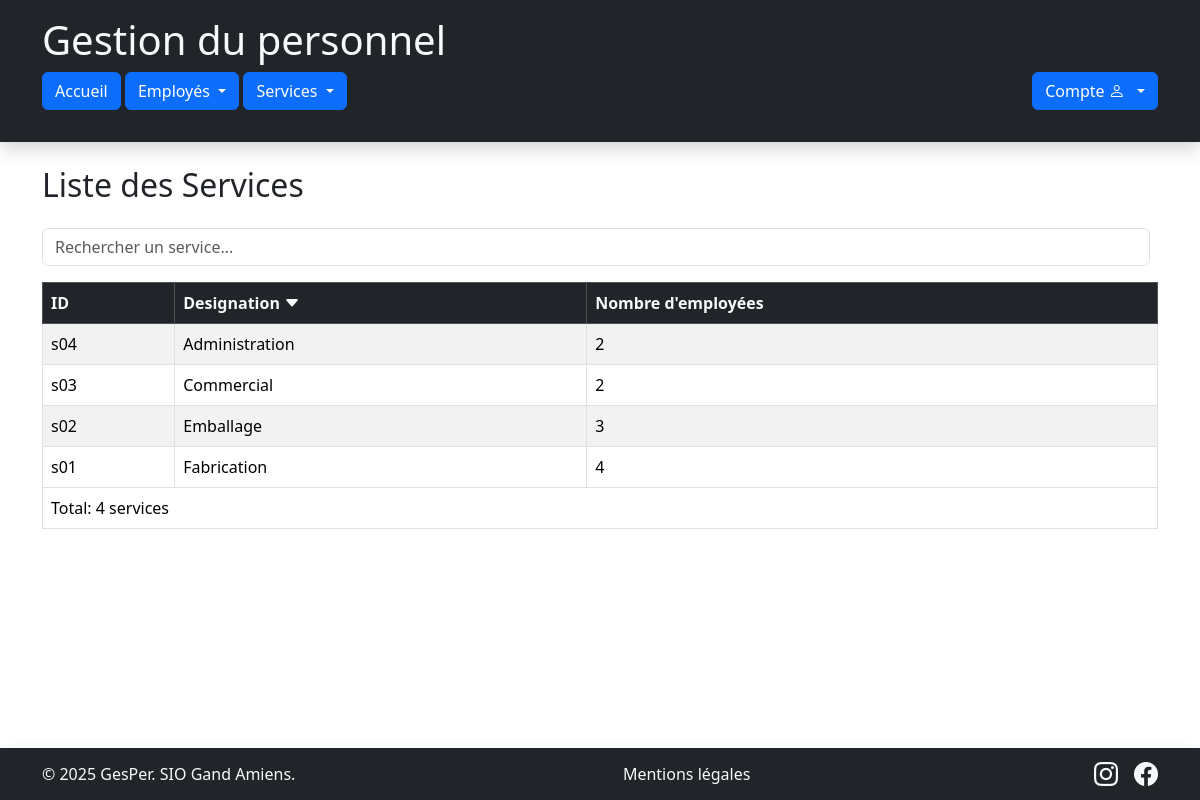
Screenshot of /index.php?page=listeServices&orderBy=sce_designation&direction=ASC&pageNum=1 with the database file from the repository.
### tables this page shows
CREATE TABLE `service` (
  `sce_code` char(3) NOT NULL,
  `sce_designation` varchar(50) DEFAULT NULL
);

### controleurs/services/C_consulter.php (called while the page is built, shortened)
<?php
require_once "modeles/M_service.php";
class C_consulterServices extends C_base
{
    private $modeleService;
    public function __construct()
    {
        $this->modeleService = new M_service();
    }
    public function action_listeServices()
    {
        $pageNum     = isset($_GET['pageNum']) ? max(1, (int)$_GET['pageNum']) : 1;
        $rowsPerPage = 8;
        $offset      = ($pageNum - 1) * $rowsPerPage;
        $orderBy      = $_GET['orderBy'] ?? "sce_code";
        $direction    = strtoupper($_GET['direction'] ?? "ASC");
        $lesServices   = $this->modeleService->GetListe($offset, $rowsPerPage, $orderBy, $direction);
        require_once "vues/partiels/v_entete.php";
        require_once "vues/services/v_liste.php";
        require_once "vues/partiels/v_piedPage.php";
    }
}

### index.php (called while the page is built, shortened)
<?php
    $routes = require __DIR__ . "/config/routes.php";
    $page = preg_replace('/[^a-zA-Z0-9_]/', '', $_GET['page'] ?? 'accueil');
    $route = $routes[$page];
    $controller = new $route['class'];
    if (is_array($route['method'])) {
        $method = strtolower($_SERVER['REQUEST_METHOD']);
        $method = $route['method'][$method] ?? reset($route['method']);
    } else {
        $method = $route['method'];
    }
    $params = [];
    call_user_func_array([$controller, $method], $params);
?>

### modeles/M_service.php (called while the page is built, shortened)
<?php
require_once "metiers/Service.php";
class M_service extends M_generique
{
    public function GetListe($offset = 0, $rowsPerPage = 10, $orderBy = 'sce_code', $direction = 'ASC')
    {
        $cnx = $this->getCnx('data');
        $allowedColumns = ['sce_code', 'sce_designation', 'nb_employes'];
        $direction = strtoupper($direction) === 'DESC' ? 'DESC' : 'ASC';
        $sql = "SELECT s.sce_code, s.sce_designation, COUNT(e.emp_matricule) AS nb_employes
                FROM service s
                LEFT JOIN employe e ON s.sce_code = e.emp_service
                GROUP BY s.sce_code, s.sce_designation
                ORDER BY $orderBy $direction
                LIMIT :offset, :rows";
        $stmt = $cnx->prepare($sql);
        $stmt->bindValue(':offset', (int)$offset, \PDO::PARAM_INT);
        $stmt->bindValue(':rows', (int)$rowsPerPage, \PDO::PARAM_INT);
        $stmt->execute();
        $resultat = [];
        while ($ligne = $stmt->fetch()) {
            $resultat[] = new Service($ligne["sce_code"], $ligne["sce_designation"], $ligne["nb_employes"]);
        }
        return $resultat;
    }
}

### metiers/Service.php (called while the page is built)
<?php
    class Service
    {
        private $sce_code;
        private $sce_designation;
        private $sce_nombreEmployes;
        public function __construct($code, $designation, $nombreEmployes = 0)
            {
                $this->sce_code=$code;
                $this->sce_designation=$designation;
                $this->sce_nombreEmployes=$nombreEmployes;
            }
        public function GetCode()
            {
                return $this->sce_code;
            }
        public function GetDesignation()
            {
                return $this->sce_designation;
            }
        public function GetNbEmployes()
            {
                return $this->sce_nombreEmployes;
            }
    }
?>

### vues/partiels/v_entete.php (the view, shortened to what this page needs)
<!DOCTYPE html PUBLIC "-//W3C//DTD XHTML 1.0 Strict//EN"
  "http://www.w3.org/TR/xhtml1/DTD/xhtml1-strict.dtd">
<html xmlns="http://www.w3.org/1999/xhtml" xml:lang="fr" lang="fr">
<head>
    <link
    href="https://cdn.jsdelivr.net/npm/bootstrap@5.3.7/dist/css/bootstrap.min.css"rel="stylesheet"
>
    <link rel="stylesheet" href="https://cdn.jsdelivr.net/npm/bootstrap-icons@1.11.3/font/bootstrap-icons.css">
    <link rel="stylesheet"
      href="public/css/custom.css?v=<?= filemtime('public/css/custom.css') ?>"
      type="text/css"/>
</head>
<header class="bg-dark text-light py-3 shadow">
  <div class="container">
    <h1>Gestion du personnel</h1>
    <div class="d-flex justify-content-between align-items-center mb-3">
    <div>
      <a class="btn btn-primary" href="index.php?page=accueil" role="button">Accueil</a>
    <div class="btn-group">
        <a class="btn btn-primary dropdown-toggle" role="button"
           data-bs-toggle="dropdown" aria-expanded="false">
           Employés
        </a>
    </div>
    <div class="btn-group">
        <a class="btn btn-primary dropdown-toggle" role="button"
          data-bs-toggle="dropdown" aria-expanded="false">            Services
        </a>
    </div>
    </div>
      <div class="btn-group">
        <button type="button" class="btn btn-primary dropdown-toggle" data-bs-toggle="dropdown" aria-expanded="false">
          <?php if(!$this->data['isLoggedOn']) { ?>
              Compte <i class="bi bi-person me-1"></i>
          <?php } else { ?>
              <?= htmlspecialchars($this->data['user']->GetPrenom() ?? 'Utilisateur') ?>
          <?php } ?>
        </button>
      </div>
  </div>
</header>
<body>

### vues/services/v_liste.php (shortened to what this page needs)
<div class="container my-4">
    <h2 class="mb-4">Liste des Services</h2>
    <div class="d-flex mb-3">
        <input type="text" id="searchInput" class="form-control me-2" placeholder="Rechercher un service...">
    </div>
    <table class="table table-striped table-bordered" id="serviceTable">
        <thead class="table-dark">
            <tr>
                <?php
                $columns = [
                    'sce_code' => 'ID',
                    'sce_designation' => 'Designation',
                    'nb_employes' => 'Nombre d\'employées'
                ];
                ?>
                <?php foreach ($columns as $colKey => $colLabel): ?>
                    <th scope="col">
                        <a href="index.php?page=listeServices&orderBy=<?= $colKey ?>&direction=<?= ($orderBy === $colKey && $direction === 'ASC') ? 'DESC' : 'ASC' ?>&pageNum=<?= $this->data['pageNum'] ?>"
                        class="text-light">
                            <?= $colLabel ?>
                            <?php if ($orderBy === $colKey): ?>
                                <i class="bi bi-caret-<?= ($direction === 'ASC') ? 'down' : 'up' ?>-fill"></i>
                            <?php endif; ?>
                        </a>
                    </th>
                <?php endforeach; ?>
            </tr>
        </thead>
        <tbody>
            <?php foreach ($this->data['lesServices'] as $service): ?>
                <tr>
                    <td><?= htmlspecialchars($service->GetCode()); ?></td>
                    <td><?= htmlspecialchars($service->GetDesignation()); ?></td>
                    <td><?= htmlspecialchars($service->GetNbEmployes()); ?></td>
                </tr>
            <?php endforeach; ?>
        </tbody>
        <tfoot>
            <tr>
                <td colspan="<?= $this->data['isLoggedOn'] ? 4 : 3 ?>" id="totalCount">
                    Total: <?= count($this->data['lesServices']); ?> services
                </td>
            </tr>
        </tfoot>
    </table>
</div>

### public/css/custom.css (style rules this page uses)
.btn { transition: all 0.2s ease-in-out; }
#employeTable thead th, #serviceTable thead th { position: sticky; top: 0; z-index: 10; }
#employeTable thead th a, #serviceTable thead th a { text-decoration: none !important; color: inherit; }

### rows the page displays
service: sce_code "s04", sce_designation "Administration", GetNbEmployes "2"
service: sce_code "s03", sce_designation "Commercial", GetNbEmployes "2"
service: sce_code "s02", sce_designation "Emballage", GetNbEmployes "3"
service: sce_code "s01", sce_designation "Fabrication", GetNbEmployes "4"

### other values shown
$colLabel "ID"
$colLabel "Designation"
$colLabel "Nombre d'employées"
count($this->data['lesServices']) "4"
